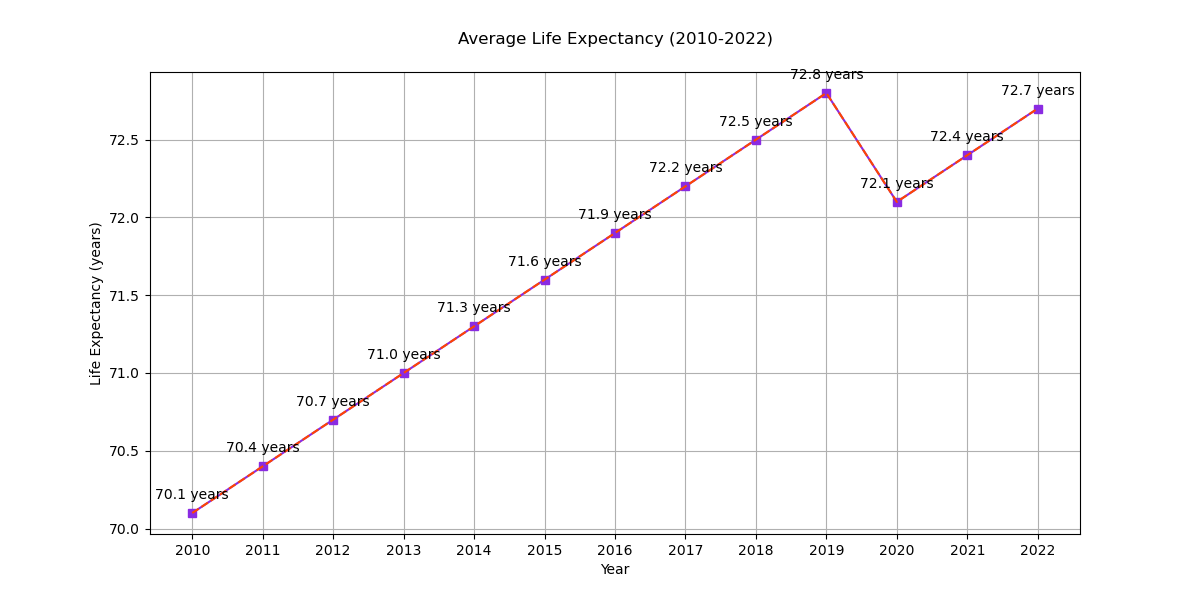

Generate this figure with Python:

import matplotlib.pyplot as plt

# Define the data points
years = ['2010', '2011', '2012', '2013', '2014', '2015', '2016', '2017', '2018', '2019', '2020', '2021', '2022']
life_expectancy = [70.1, 70.4, 70.7, 71.0, 71.3, 71.6, 71.9, 72.2, 72.5, 72.8, 72.1, 72.4, 72.7]

# Create the line chart
plt.figure(figsize=(12, 6))
plt.plot(years, life_expectancy, color='#8A2BE2', marker='s')

# Customize the trend of the data by simulating a drop in 2020
life_expectancy[10] = 72.1
plt.plot(years, life_expectancy, linestyle='--', color='#FF4500')

# Assign annotation to the chart
for i, le in enumerate(life_expectancy):
    plt.annotate(f"{le} years", (years[i], life_expectancy[i]), textcoords="offset points", xytext=(0,10), ha='center')

# Axes and title
plt.title('Average Life Expectancy (2010-2022)', pad=20)
plt.xlabel('Year')
plt.ylabel('Life Expectancy (years)')
plt.grid(True)

# Display the plot
plt.show()
